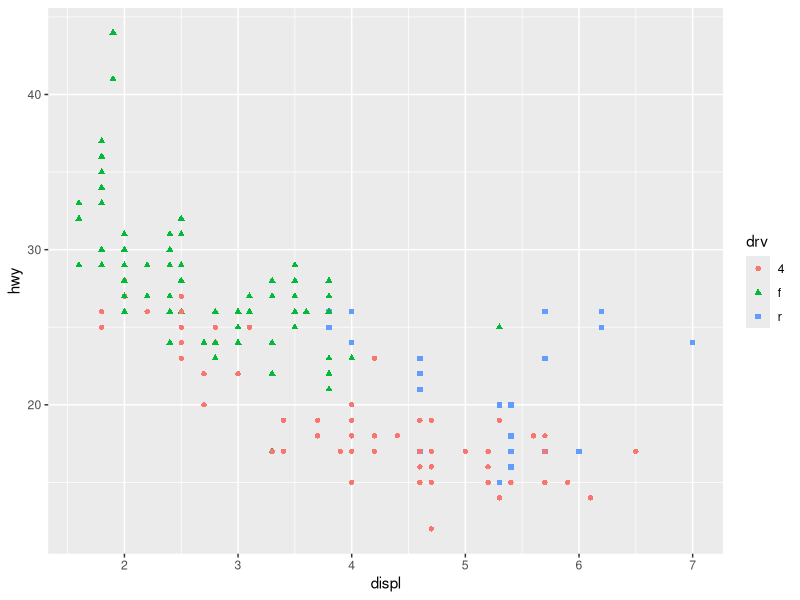
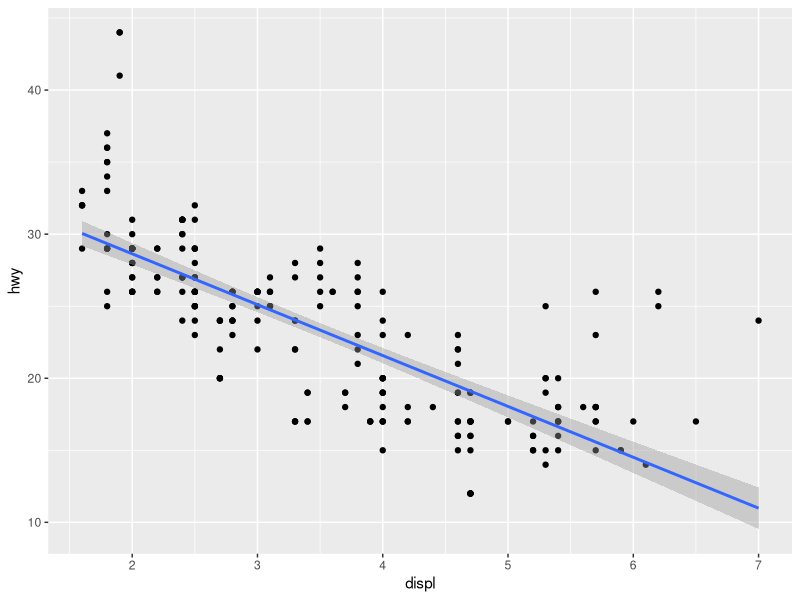
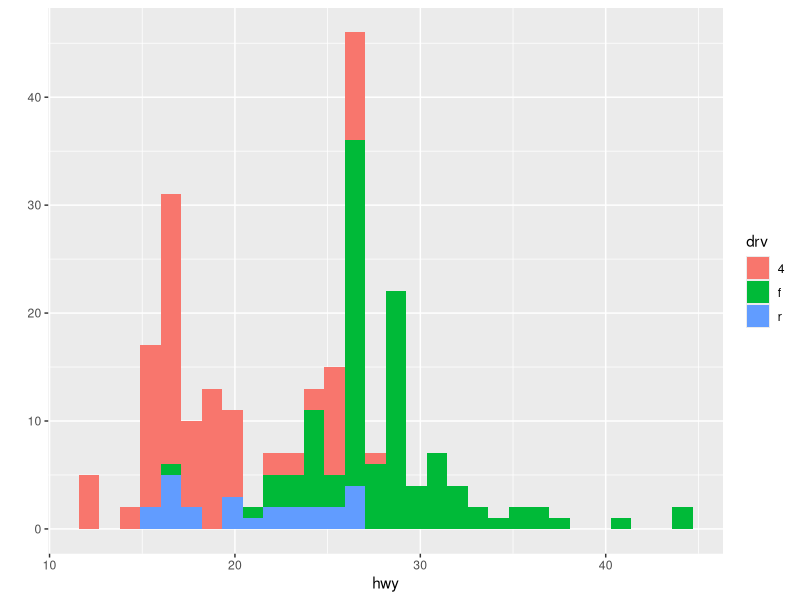
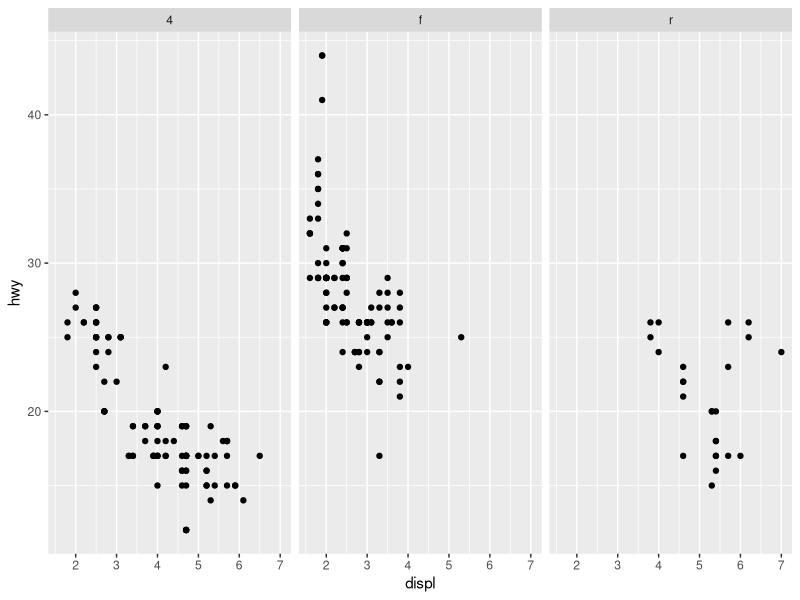
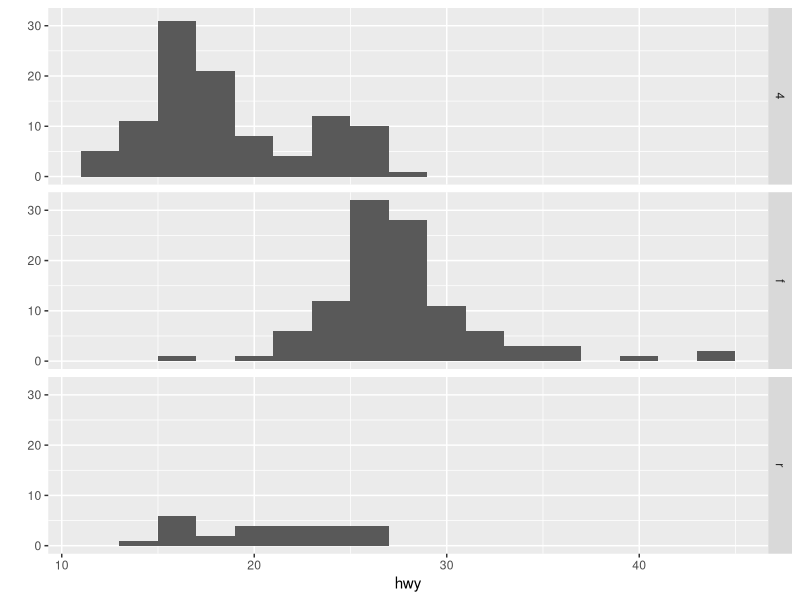

Recreate these plots in R, in order. (Note: this script raises an error after producing the figures.)
############ ggplot2 Plotting System #############################
library(ggplot2)# loads the ggplot2 package.
qplot(displ,hwy,data = mpg,color=drv,shape=drv)
# Adding statistics:geom=c("points","smooth")this adds a smoother
qplot(displ,hwy,data=mpg,geom=c("point","smooth"), method="lm")
# Histogram
qplot(hwy,data = mpg, fill=drv)
# facet this is used to split data according to factor variables.
qplot(displ, hwy, data = mpg, facets = . ~ drv)
qplot(hwy, data = mpg, facets = drv ~ ., binwidth=2)
## ggplot( ) function.
## g+geom_point() this takes information from g object and produces scatterplot.
## +geom_smooth()this adds low S mean curve with confidence interval.
g<-ggplot(data, aes(var1,var2))# initiates call to ggplot and specifies the 
# data frame that will be used.
# aes(var1,var2) specifies aesthetic mapping, or var1 as x varaiable, and 
# var2 as y variable.
# summary(g)  this displays summary of ggplot object.
# print(g) this returns error ("no layer on plot") which means the plot does
# not know how to draw the data yet.
# g + geom_point() this takes information from object and produces scatter plot
# method = "lm" changes the smooth curve to be linear regression
# size = 4, linetype = 3 can be specified to change the size/style of the line
# se = FALSE turns off confidence interval
# - + facet_grid(row ~ col) splits data into subplots by factor variables
# (see facets from qplot())

cutPts<- quantiles(df$cVar, seq(0,1,length=4), na.rm=TRUE) # this creats 
# quantiles where the continuous variable will be cut.
# seq(0,1,length=4) creates 4 quantile points
# na.rm = TRUE removes all NA values

df$newFactor<-cut(df$cVar, cutPts) # creates new categorical /factor variable
# by using the cutpoints

########## annotations ########################
# xlab(), ylab(), lab(), ggtitle() for labels and titles
labs(x=expression("log"*PM[2.5]), y="Nocturnal") # this specifies x and y labels
# expression() is used to produce mathematical expressions
# geom function is used for many options to modify
# theme() used for global changes in presentation.e.g theme(legend.position
# "none") and the standard themes are theme_gray()and theme_bw().
# base_family="Times" this is used to change font to Times

################## aesthetics#########################
# + geom_point(color,size,alpha) this specifies how the points are supposed to 
# be plotted on the graph (style).
# NB: this translates to geom_line()/other forms of plots.
# color = "steelblue" specifies color of the data points.
# aes(color = var1) wrapping color argument this way allows a factor variable to
# be assigned to the data points, thus subsetting it with different colors based 
# on factor variable values.
# size = 4 specifies size of the data points
# alpha = 0.5 specifies transparency of the data points

############# ggplot2 comprehensive example################
# initiates ggplot
library(ggplot2)
g<- ggplot(women,aes(height, weight))
g + geom_point(alpha = 1/3) # adds points
g + facet_wrap(bmicat ~ no2dec, nrow = 2, ncol = 4) # make panels
g + geom_smooth(method = "lm", se = F, col = "steelblue")# adds a smoother
g + theme_bw(base_family = "Avenir", base_size = 10) # change theme
g + labs(x = "height in meteres")
g + labs(y = "weight in kg")
g + labs(title = " Women in USA")
